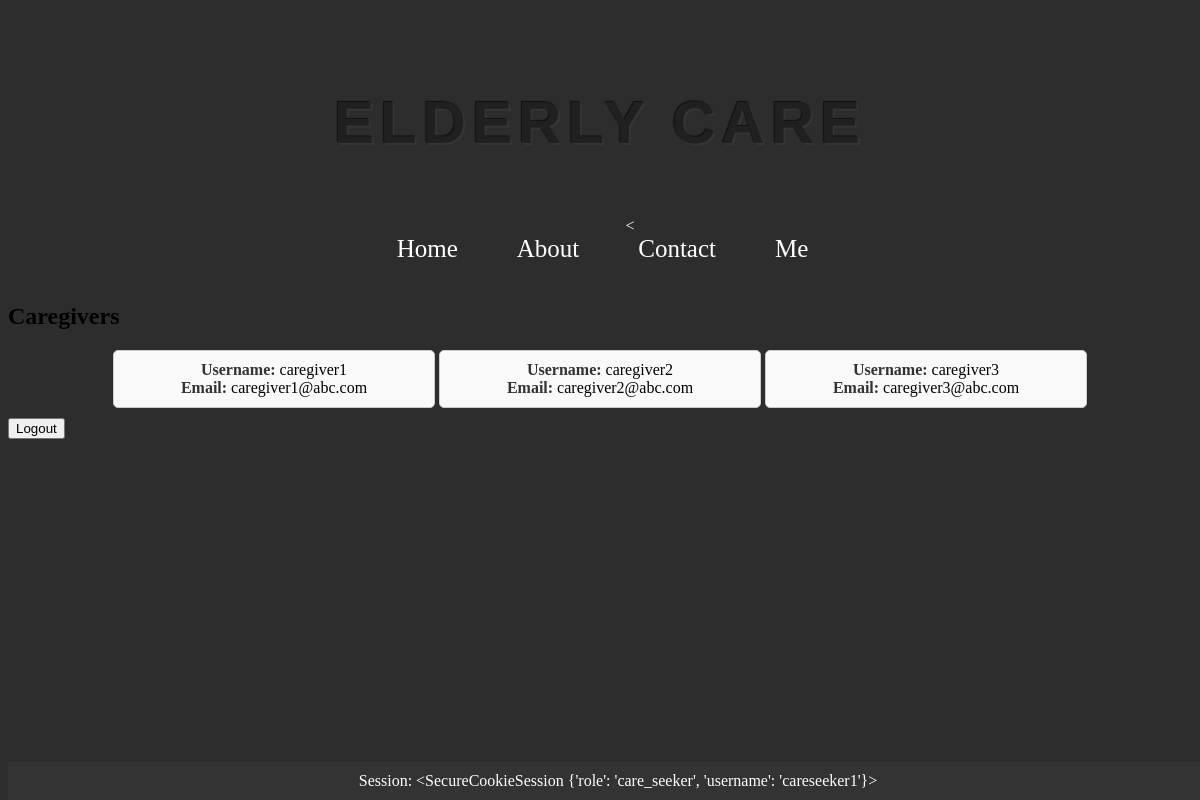
The page /careseeker_dashboard (signed in) on the database its author committed.
### app/models.py (models this page shows, shortened)
class Users(db.Model, UserMixin):
    __tablename__ = 'users'
    id = db.Column(db.Integer, primary_key=True)
    username = db.Column(db.String(50), unique=True, nullable=False)
    email = db.Column(db.String(120), unique=True, nullable=False)
    password = db.Column(db.String(255), nullable=False)
    location = db.Column(db.String(60), nullable=False)
    phone_number = db.Column(db.String(20), nullable=False)
    role = db.Column(db.String(15), nullable=False)
    age = db.Column(db.Integer)
    experience = db.Column(db.Integer)
    references = db.Column(ChoiceType([('Yes', 'yes'), ('No', 'no'), ('N/A', 'n/a')]))
    availability = db.Column(ChoiceType([('Full-Time', 'FT'), ('Part-Time', 'PT')]))
    languages_spoken = db.Column(db.String(100))
    background_check = db.Column(db.Boolean)
    additional_notes = db.Column(db.Text)
    type_of_care_needed = db.Column(db.String(100))
    monthly_budget = db.Column(db.Integer)
    availability_needed = db.Column(ChoiceType([('Full-Time', 'FT'), ('Part-Time', 'PT')]))
    preferred_qualifications = db.Column(db.String(100))
    medical_conditions = db.Column(db.String(100))

### app/routes.py (the view)
@auth_blueprint.route('/careseeker_dashboard')
def careseeker_dashboard():
    if session.get('role') == 'care_seeker':
        caregivers = Users.query.filter_by(role='caregiver').all()
        return render_template('careseeker_dashboard.html', caregivers=caregivers)
    else:
        flash('Access denied. Log in as caregiver', 'error')
        return redirect(url_for('home.homepage'))

### app/templates/careseeker_dashboard.html (shortened to what this page needs)
{% extends 'base.html' %}
{% block content %}
    <h2>Caregivers</h2>
    <div class="caregivers-container">
        {% for caregiver in caregivers %}
            <div class="caregiver-box">
                <strong>Username:</strong> {{ caregiver.username }}<br>
                <strong>Email:</strong> {{ caregiver.email }}<br>
            </div>
        {% endfor %}
    </div>
<form action="{{ url_for('auth.logout') }}" method="POST">
        <button type="submit" class="logout-button">Logout</button>
    </form>
{% endblock %}

### app/templates/base.html (style rules this page uses)
body { background-color: #2d2d2d; }

### app/templates/careseeker_dashboard.html (style rules this page uses)
.caregivers-container { text-align: center; margin-top: 20px; }
.caregiver-box { border: 1px solid #ccc; border-radius: 5px; padding: 10px; margin-bottom: 10px; width: 300px; background-color: #f9f9f9; display: inline-block; vertical-align: top; }
.caregiver-box strong { color: #333; }

### rows shown on the page
Users: username "caregiver1", email "caregiver1@abc.com"
Users: username "caregiver2", email "caregiver2@abc.com"
Users: username "caregiver3", email "caregiver3@abc.com"

### other values the page prints
{{ session }} "<SecureCookieSession {'role': 'care_seeker', 'username': 'careseeker1'}>"
